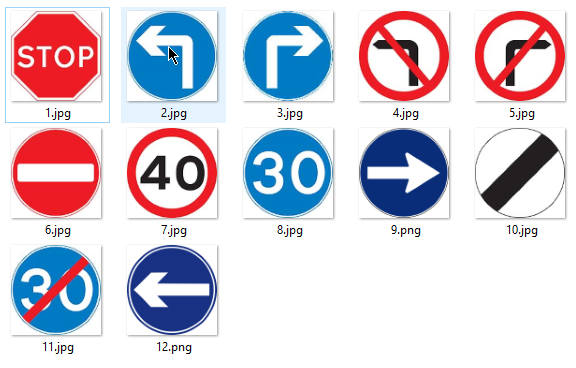
#> input picture images/all-signs.png, 576 x 368 px, given as the content of the folder ./dataset/0, which was not available
$ python main.py   (older library calls are emulated)
#> lines starting #> are read from the running program, lines starting #| are printed output that depends on the picture; pictures that were not available may be replaced by others from this repository, and a replacement may not be noted
### classification.py
import cv2
import numpy as np
from matplotlib import pyplot as plt
from os import listdir
# local modules
from common import clock, mosaic

#Parameter
SIZE = 32
CLASS_NUMBER = 13

def load_traffic_dataset():
    dataset = []
    labels = []
    for sign_type in range(CLASS_NUMBER):
        sign_list = listdir("./dataset/{}".format(sign_type))
        for sign_file in sign_list:
            if '.png' in sign_file:
                path = "./dataset/{}/{}".format(sign_type,sign_file)
                print(path)
                img = cv2.imread(path,0)
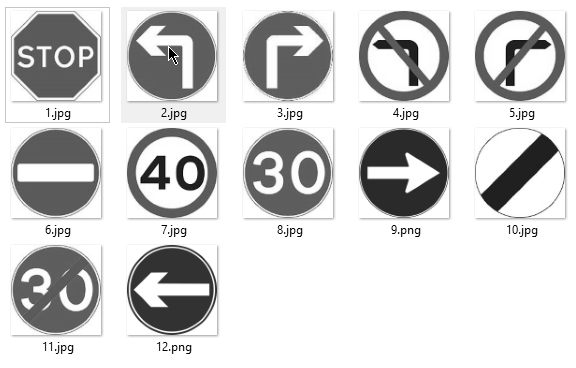
#> img: shape (368, 576); min 0, max 255, mean 208.9
                img = cv2.resize(img, (SIZE, SIZE))
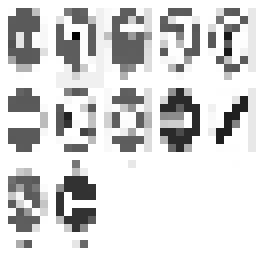
#> img: shape (32, 32) (shown 8 times larger); min 0, max 255, mean 212
                img = np.reshape(img, [SIZE, SIZE])
                dataset.append(img)
                labels.append(sign_type)
#> pass 2 of the loop in load_traffic_dataset, `for sign_type in range(CLASS_NUMBER):`:
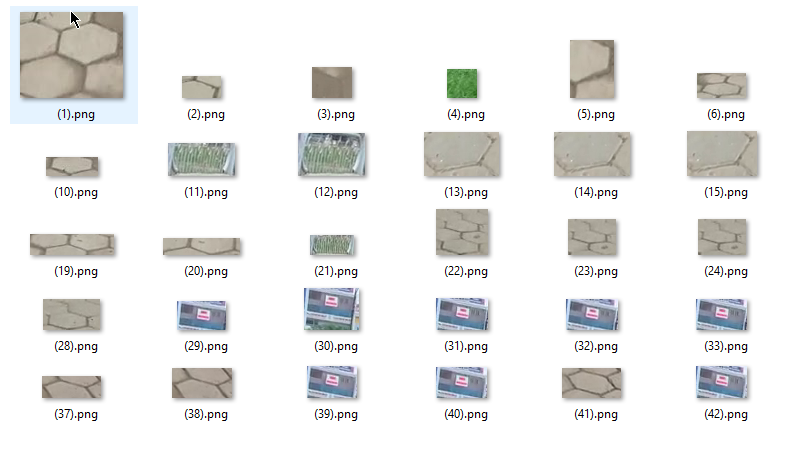
#> input picture images/0.png, 794 x 453 px, given in place of all-signs.png, which was not available
#> in load_traffic_dataset, `img = cv2.imread(path,0)`:
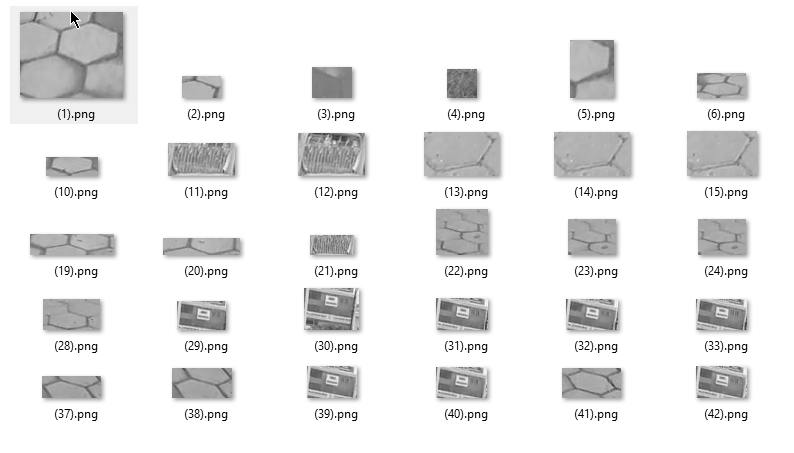
#> img: shape (453, 794); min 0, max 255, mean 234.6
#> in load_traffic_dataset, `img = cv2.resize(img, (SIZE, SIZE))`:
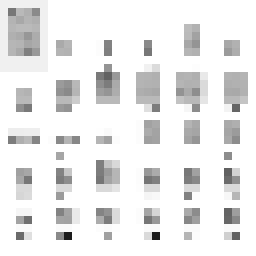
#> img: shape (32, 32) (shown 8 times larger); min 28, max 255, mean 234.4
    return np.array(dataset), np.array(labels)


# [8 lines left out: function deskew, not called in this run]

class StatModel(object):
    def load(self, fn):
        self.model.load(fn)  # Known bug: https://github.com/opencv/opencv/issues/4969
    def save(self, fn):
        self.model.save(fn)

class SVM(StatModel):
    # [6 lines left out: function __init__, not called in this run]

    def train(self, samples, responses):
        self.model.train(samples, cv2.ml.ROW_SAMPLE, responses)

    def predict(self, samples):

        return self.model.predict(samples)[1].ravel()


# [20 lines left out: function evaluate_model, not called in this run]

def preprocess_simple(data):
    return np.float32(data).reshape(-1, SIZE*SIZE) / 255.0


# [18 lines left out: function get_hog, not called in this run]


def training():
    print('Loading data from data.png ... ')
    # Load data.
    #data, labels = load_data('data.png')
    data, labels = load_traffic_dataset()
    print(data.shape)
    print('Shuffle data ... ')
    # Shuffle data
    rand = np.random.RandomState(10)
    shuffle = rand.permutation(len(data))
    data, labels = data[shuffle], labels[shuffle]

    print('Deskew images ... ')
    data_deskewed = list(map(deskew, data))

    print('Defining HoG parameters ...')
    # HoG feature descriptor
    hog = get_hog()

    print('Calculating HoG descriptor for every image ... ')
    hog_descriptors = []
    for img in data_deskewed:
        hog_descriptors.append(hog.compute(img))
    hog_descriptors = np.squeeze(hog_descriptors)

    print('Spliting data into training (90%) and test set (10%)... ')
    train_n=int(0.9*len(hog_descriptors))
    data_train, data_test = np.split(data_deskewed, [train_n])
    hog_descriptors_train, hog_descriptors_test = np.split(hog_descriptors, [train_n])
    labels_train, labels_test = np.split(labels, [train_n])


    print('Training SVM model ...')
    model = SVM()
    model.train(hog_descriptors_train, labels_train)

    print('Saving SVM model ...')
    model.save('data_svm.dat')
    return model

# [9 lines left out: function getLabel, not called in this run]

### main.py
import cv2
import numpy as np
import matplotlib.pyplot as plt
from math import sqrt
from skimage.feature import blob_dog, blob_log, blob_doh
import imutils
import argparse
import os
import math

from classification import training, getLabel

SIGNS = ["ERROR",
        "STOP",
        "TURN LEFT",
        "TURN RIGHT",
        "DO NOT TURN LEFT",
        "DO NOT TURN RIGHT",
        "ONE WAY",
        "SPEED LIMIT",
        "OTHER"]

# Clean all previous file
def clean_images():
	file_list = os.listdir('./')
	for file_name in file_list:
		if '.png' in file_name:
			os.remove(file_name)


### Preprocess image
# [194 lines left out: functions constrastLimit, LaplacianOfGaussian, binarization, preprocess_image, removeSmallComponents, findContour and 8 more, not called in this run]

def main(args):
	#Clean previous image
    clean_images()
    #Training phase
    model = training()

    vidcap = cv2.VideoCapture(args.file_name)

    fps = vidcap.get(cv2.CAP_PROP_FPS)
    width = vidcap.get(3)  # float
    height = vidcap.get(4) # float

    # Define the codec and create VideoWriter object
    fourcc = cv2.VideoWriter_fourcc(*'XVID')
    out = cv2.VideoWriter('output.avi',fourcc, fps , (640,480))

    # initialize the termination criteria for cam shift, indicating
    # a maximum of ten iterations or movement by a least one pixel
    # along with the bounding box of the ROI
    termination = (cv2.TERM_CRITERIA_EPS | cv2.TERM_CRITERIA_COUNT, 10, 1)
    roiBox = None
    roiHist = None

    success = True
    similitary_contour_with_circle = 0.65   # parameter
    count = 0
    current_sign = None
    current_text = ""
    current_size = 0
    sign_count = 0
    coordinates = []
    position = []
    file = open("Output.txt", "w")
    while True:
        success,frame = vidcap.read()
        if not success:
            print("FINISHED")
            break
        width = frame.shape[1]
        height = frame.shape[0]
        #frame = cv2.resize(frame, (640,int(height/(width/640))))
        frame = cv2.resize(frame, (640,480))

        print("Frame:{}".format(count))
        #image = cv2.cvtColor(image, cv2.COLOR_BGR2HSV)
        coordinate, image, sign_type, text = localization(frame, args.min_size_components, args.similitary_contour_with_circle, model, count, current_sign)
        if coordinate is not None:
            cv2.rectangle(image, coordinate[0],coordinate[1], (255, 255, 255), 1)
        print("Sign:{}".format(sign_type))
        if sign_type > 0 and (not current_sign or sign_type != current_sign):
            current_sign = sign_type
            current_text = text
            top = int(coordinate[0][1]*1.05)
            left = int(coordinate[0][0]*1.05)
            bottom = int(coordinate[1][1]*0.95)
            right = int(coordinate[1][0]*0.95)

            position = [count, sign_type if sign_type <= 8 else 8, coordinate[0][0], coordinate[0][1], coordinate[1][0], coordinate[1][1]]
            cv2.rectangle(image, coordinate[0],coordinate[1], (0, 255, 0), 1)
            font = cv2.FONT_HERSHEY_PLAIN
            cv2.putText(image,text,(coordinate[0][0], coordinate[0][1] -15), font, 1,(0,0,255),2,cv2.LINE_4)

            tl = [left, top]
            br = [right,bottom]
            print(tl, br)
            current_size = math.sqrt(math.pow((tl[0]-br[0]),2) + math.pow((tl[1]-br[1]),2))
            # grab the ROI for the bounding box and convert it
            # to the HSV color space
            roi = frame[tl[1]:br[1], tl[0]:br[0]]
            #roi = cv2.cvtColor(roi, cv2.COLOR_BGR2HSV)
            #roi = cv2.cvtColor(roi, cv2.COLOR_BGR2LAB)

            # compute a HSV histogram for the ROI and store the
            # bounding box
            roiHist = cv2.calcHist([roi], [0], None, [16], [0, 180])
            roiHist = cv2.normalize(roiHist, roiHist, 0, 255, cv2.NORM_MINMAX)
            roiBox = (tl[0], tl[1], br[0], br[1])

        elif current_sign:
            hsv = cv2.cvtColor(frame, cv2.COLOR_BGR2HSV)
            backProj = cv2.calcBackProject([hsv], [0], roiHist, [0, 180], 1)

            # apply cam shift to the back projection, convert the
            # points to a bounding box, and then draw them
            (r, roiBox) = cv2.CamShift(backProj, roiBox, termination)
            pts = np.int0(cv2.boxPoints(r))
            s = pts.sum(axis = 1)
            tl = pts[np.argmin(s)]
            br = pts[np.argmax(s)]
            size = math.sqrt(pow((tl[0]-br[0]),2) +pow((tl[1]-br[1]),2))
            print(size)

            if  current_size < 1 or size < 1 or size / current_size > 30 or math.fabs((tl[0]-br[0])/(tl[1]-br[1])) > 2 or math.fabs((tl[0]-br[0])/(tl[1]-br[1])) < 0.5:
                current_sign = None
                print("Stop tracking")
            else:
                current_size = size

            if sign_type > 0:
                top = int(coordinate[0][1])
                left = int(coordinate[0][0])
                bottom = int(coordinate[1][1])
                right = int(coordinate[1][0])

                position = [count, sign_type if sign_type <= 8 else 8, left, top, right, bottom]
                cv2.rectangle(image, coordinate[0],coordinate[1], (0, 255, 0), 1)
                font = cv2.FONT_HERSHEY_PLAIN
                cv2.putText(image,text,(coordinate[0][0], coordinate[0][1] -15), font, 1,(0,0,255),2,cv2.LINE_4)
            elif current_sign:
                position = [count, sign_type if sign_type <= 8 else 8, tl[0], tl[1], br[0], br[1]]
                cv2.rectangle(image, (tl[0], tl[1]),(br[0], br[1]), (0, 255, 0), 1)
                font = cv2.FONT_HERSHEY_PLAIN
                cv2.putText(image,current_text,(tl[0], tl[1] -15), font, 1,(0,0,255),2,cv2.LINE_4)

        if current_sign:
            sign_count += 1
            coordinates.append(position)

        cv2.imshow('Result', image)
        count = count + 1
        #Write to video
        out.write(image)
        if cv2.waitKey(1) & 0xFF == ord('q'):
            break
    file.write("{}".format(sign_count))
    for pos in coordinates:
        file.write("\n{} {} {} {} {} {}".format(pos[0],pos[1],pos[2],pos[3],pos[4], pos[5]))
    print("Finish {} frames".format(count))
    file.close()
    return


if __name__ == '__main__':
    parser = argparse.ArgumentParser(description="NLP Assignment Command Line")

    parser.add_argument(
      '--file_name',
      default= "./MVI_1049.avi",
      help= "Video to be analyzed"
      )

    parser.add_argument(
      '--min_size_components',
      type = int,
      default= 300,
      help= "Min size component to be reserved"
      )


    parser.add_argument(
      '--similitary_contour_with_circle',
      type = float,
      default= 0.65,
      help= "Similitary to a circle"
      )

    args = parser.parse_args()
#> (the run stopped early here; a loop or call above may not have finished)
